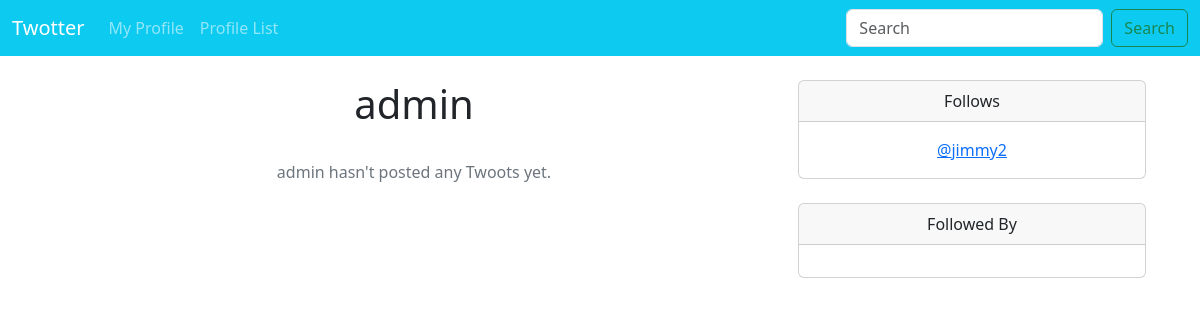
/profile/6 (signed in), run on an earlier commit of the app's database.
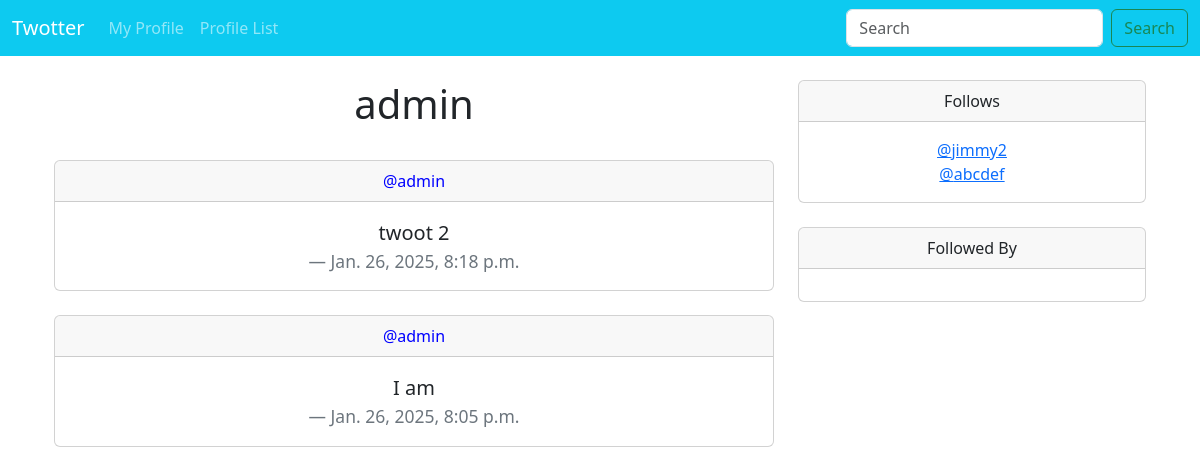
And on a later commit of the database.
### social/models.py (models this page shows, shortened)
class Profile(models.Model): #profile model is in every user model
    user = models.OneToOneField(User, on_delete=models.CASCADE) #each user has one unique profile
    follows = models.ManyToManyField("self", #follows contain any amount of other profiles
                                     related_name="followed_by", #so you can see every profile that follows this one
                                     symmetrical=False, #so following doesn't have to go both ways
                                     blank=True) #following can be blank
    date_modified = models.DateTimeField(User, auto_now=True) #last time a profile was modified
    def __str__(self): #so the profile is displayed as the username
        return self.user.username

class Twoot(models.Model): #model for a twooter (offbrand tweet)
    user = models.ForeignKey( #many to one relationship between twoot and user, since many tweets can belong to one user
        User,
        related_name="Twoots", #so you can access twoots of a user
        on_delete=models.DO_NOTHING)
    body = models.CharField(max_length=256) #max character count for twoot is 256
    created_at = models.DateTimeField(auto_now_add=True) #created at date is used for sorting

### social/views.py (the view, shortened to what this page needs)
# urls.py: path('profile/<int:pk>',views.profile, name='profile'), #profile of user with id <int:pk>
def profile(request, pk):
    if request.user.is_authenticated: #cannot view profiles unless logged in
        profile = Profile.objects.get(user_id=pk)
        twoots = profile.user.Twoots.all().order_by("-created_at") #gets all twoots made by user ordered newest to oldest
        return render(request, "profile.html", {"profile":profile,"twoots":twoots})
    else:
        messages.success(request, ("You must be logged in to view this page"))
        return redirect('home')

### social/templates/profile.html (shortened to what this page needs)
{% extends 'base.html' %}
{% block content %}
    {% if profile %}
<br>
<div class="container text-center">
    <div class="row">
        <div class="col-8">
            <h1>{{ profile.user.username }}</h1>
<br>
            {% if twoots %}
            {% for twoot in twoots %}
<div class="card">
  <div class="card-header">
      <a href="{% url 'profile' twoot.user.profile.user_id %}" style="text-decoration:none; color:blue;" >@{{ twoot.user|lower }}</a>
  </div>
  <div class="card-body">
    <blockquote class="blockquote mb-0">
      <p>{{ twoot.body }}</p>
      <footer class="blockquote-footer">{{ twoot.created_at }}</footer>
    </blockquote>
  </div>
</div>
<br>
{% endfor %}
            {% else %}
            <p class="text-secondary">{{ profile.user.username }} hasn't posted any Twoots yet.</p>
            {% endif %}
        </div>
        <div class="col-4">
            <div class="card">
  <div class="card-header">
    Follows
  </div>
  <div class="card-body">
    {% for following in profile.follows.all %}
                {% if profile.id != following.id %}
                <a href="{% url 'profile' following.user.id %}">@{{ following }}</a> <br>
                {% endif %}
            {% endfor %}
  </div>
</div>
<br>
                      <div class="card">
  <div class="card-header">
    Followed By
  </div>
  <div class="card-body">
  </div>
</div>
<br>
</div></div></div>
    {% endif %}
{% endblock %}

What changed in the data, as far as the page shows it:
changed Profile "admin": user.username "admin" → (not shown)
added Twoot: user "admin", body "twoot 2", created_at "Jan. 26, 2025, 8:18 p.m."
added Twoot: user "admin", body "I am", created_at "Jan. 26, 2025, 8:05 p.m."
now on this page (row unchanged): Profile: user.username "abcdef"
Also different on the page:
text no longer shown: "hasn't posted any Twoots yet."
